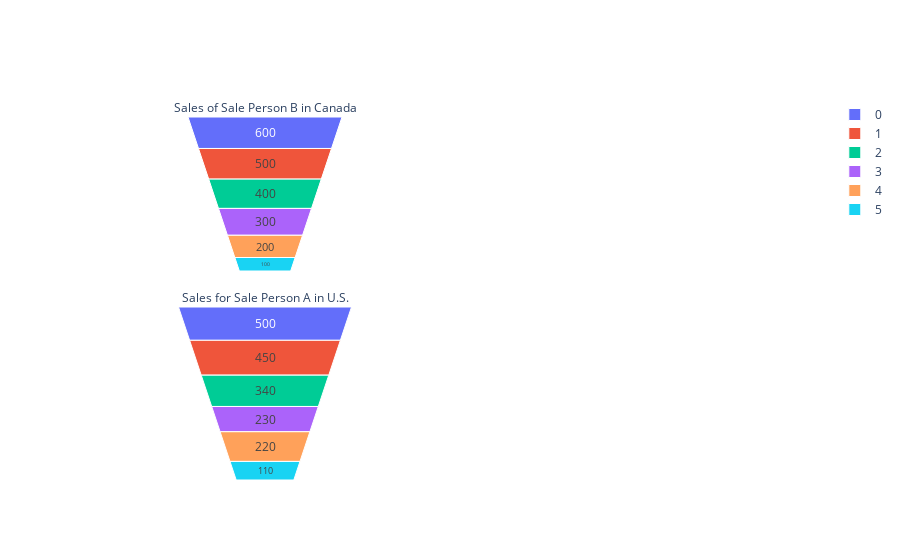

Source (notebook cell):
### Code cell
fig = go.Figure()


fig = go.Figure()

fig.add_trace(go.Funnelarea(values = [500, 450, 340, 230, 220, 110], textinfo = "value",
    title = {"position": "top center", "text": "Sales for Sale Person A in U.S."},
    domain = {"x": [0, 0.5], "y": [0, 0.5]}))

fig.add_trace(go.Funnelarea(values = [600, 500, 400, 300, 200, 100], textinfo = "value",
    title = {"position": "top center", "text": "Sales of Sale Person B in Canada"},
    domain = {"x": [0, 0.5], "y": [0.55, 1]}))


fig.show(

)

### Figure 1 — Plotly figure (JSON) as saved in the notebook; plotly's stock layout.template omitted (floating-point values rounded to 4 significant figures)
{"data": [{"domain": {"x": [0, 0.5], "y": [0, 0.5]}, "textinfo": "value", "title": {"position": "top center", "text": "Sales for Sale Person A in U.S."}, "type": "funnelarea", "values": [500, 450, 340, 230, 220, 110]}, {"domain": {"x": [0, 0.5], "y": [0.55, 1]}, "textinfo": "value", "title": {"position": "top center", "text": "Sales of Sale Person B in Canada"}, "type": "funnelarea", "values": [600, 500, 400, 300, 200, 100]}], "layout": {}}
